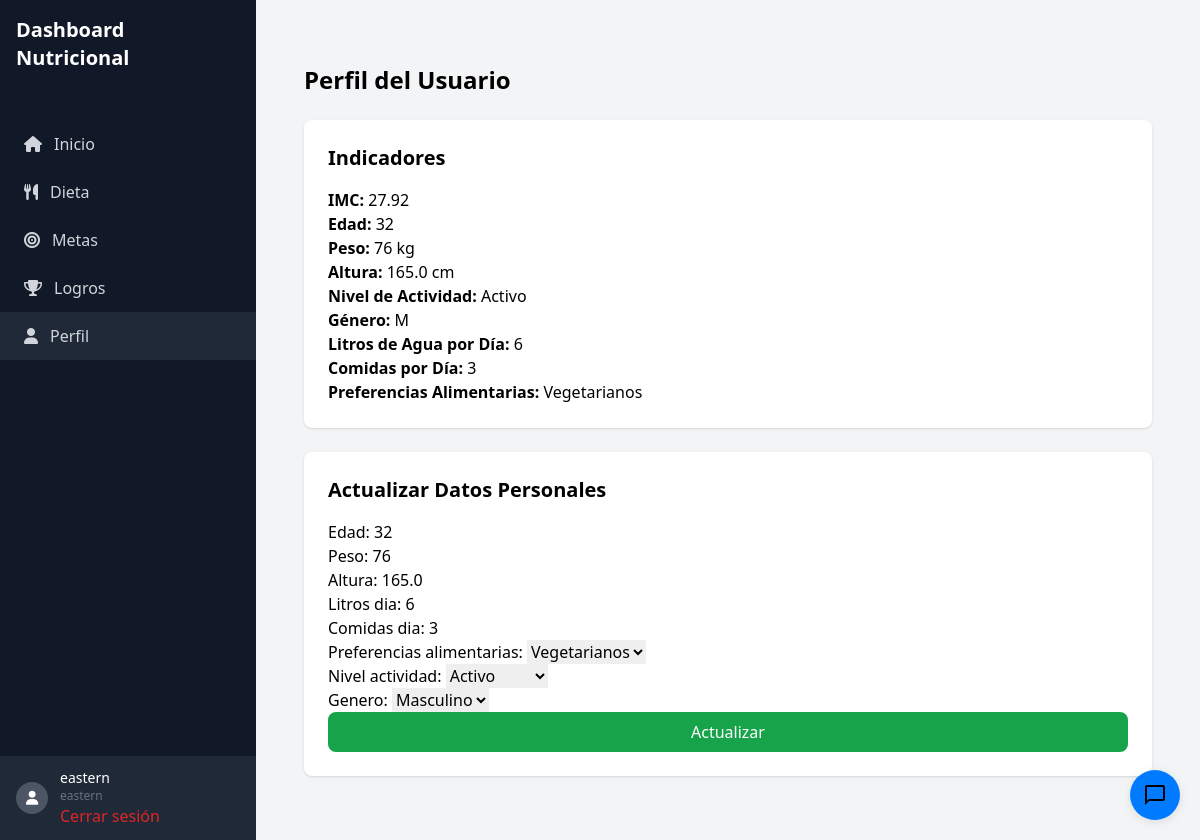
/perfil/ (signed in), run on the app's committed database.
### info_usuarios/models.py (models this page shows)
class info_usuario(models.Model):
    user = models.OneToOneField(User, on_delete=models.CASCADE)
    peso = models.IntegerField()
    edad = models.IntegerField()
    genero = models.CharField(max_length=1)
    altura = models.FloatField()
    litros_dia = models.IntegerField()
    comidas_dia = models.IntegerField()
    preferencias_alimentarias = models.CharField(max_length=200)
    nivel_actividad = models.IntegerField()
    primer_login = models.BooleanField(default=True)
    fecha_registro = models.DateField(auto_now_add=True)

### info_usuarios/views.py (the view)
# urls.py: path('perfil/', perfil_usuario, name="perfil_usuario"),
@login_required
def perfil_usuario(request):
    user_info = info_usuario.objects.get(user=request.user)
    if request.method == 'POST':
        form = UserProfileForm(request.POST, instance=user_info)
        if form.is_valid():
            form.save()
            return redirect('info_usuarios:perfil_usuario')
    else:
        form = UserProfileForm(instance=user_info)
    imc = user_info.peso / ((user_info.altura / 100) ** 2)
    return render(request, 'modulos/perfil_usuario.html', {
        'form': form,
        'user_info': user_info,
        'imc': imc,
    })

### templates/modulos/perfil_usuario.html (shortened to what this page needs)
{% extends 'base.html' %}
{% load static %}
{% block content %}
<div class="container mx-auto px-4 py-8">
    <h2 class="text-2xl font-bold mb-6">Perfil del Usuario</h2>
    <div class="bg-white rounded-lg shadow p-6">
        <h3 class="text-xl font-semibold mb-4">Indicadores</h3>
        <p><strong>IMC:</strong> {{ imc|floatformat:2 }}</p>
        <p><strong>Edad:</strong> {{ user_info.edad }}</p>
        <p><strong>Peso:</strong> {{ user_info.peso }} kg</p>
        <p><strong>Altura:</strong> {{ user_info.altura }} cm</p>
        <p><strong>Nivel de Actividad:</strong>
            {% if user_info.nivel_actividad == 1 %}
                Sedentario
            {% elif user_info.nivel_actividad == 2 %}
                Moderado
            {% elif user_info.nivel_actividad == 3 %}
                Activo
            {% endif %}
        </p>
        <p><strong>Género:</strong> {{ user_info.genero }}</p>
        <p><strong>Litros de Agua por Día:</strong> {{ user_info.litros_dia }}</p>
        <p><strong>Comidas por Día:</strong> {{ user_info.comidas_dia }}</p>
        <p><strong>Preferencias Alimentarias:</strong>
            {% if user_info.preferencias_alimentarias == "1" %}
                Vegetarianos
            {% elif user_info.preferencias_alimentarias == "2" %}
                Vegano
            {% elif user_info.preferencias_alimentarias == "3" %}
                Gluten-free
            {% elif user_info.preferencias_alimentarias == "4" %}
                Lactosa
            {% elif user_info.preferencias_alimentarias == "5" %}
                Ninguna
            {% endif %}
        </p>
    </div>
    <div class="bg-white rounded-lg shadow p-6 mt-6">
        <h3 class="text-xl font-semibold mb-4">Actualizar Datos Personales</h3>
        <form method="POST">
            {{ form.as_p }}
            <button type="submit" class="w-full bg-green-600 text-white py-2 px-4 rounded-lg hover:bg-green-700 transition-colors">
                Actualizar
            </button>
        </form>
    </div>
</div>
{% endblock %}

### templates/base.html (shortened to what this page needs)
{% load static %}
<!DOCTYPE html>
<html lang="es">
<head>
    <script src="https://cdn.tailwindcss.com"></script>
    <link rel="stylesheet" href="https://cdnjs.cloudflare.com/ajax/libs/font-awesome/6.0.0/css/all.min.css">
</head>
<body class="bg-gray-100">
    <div class="flex flex-col md:flex-row h-screen">
        <div class="w-full md:w-64 bg-gray-900 text-white">
            <div class="p-4">
                <h1 class="text-xl font-semibold">Dashboard Nutricional</h1>
            </div>
            <nav class="mt-8">
                <a href="{% url 'dieta:dashboard' %}"
                   class="flex items-center px-6 py-3 text-gray-300 hover:bg-gray-800 {% if request.resolver_match.url_name == 'dashboard' %}bg-gray-800{% endif %}">
                    <i class="fas fa-home mr-3"></i>
                    <span>Inicio</span>
                </a>
                <a href="{% url 'dieta:dieta' %}"
                   class="flex items-center px-6 py-3 text-gray-300 hover:bg-gray-800 {% if request.resolver_match.url_name == 'dieta' %}bg-gray-800{% endif %}">
                    <i class="fas fa-utensils mr-3"></i>
                    <span>Dieta</span>
                </a>
                <a href="{% url 'metas:metas' %}"
                   class="flex items-center px-6 py-3 text-gray-300 hover:bg-gray-800 {% if request.resolver_match.url_name == 'metas' %}bg-gray-800{% endif %}">
                    <i class="fas fa-bullseye mr-3"></i>
                    <span>Metas</span>
                </a>
                <a href="{% url 'logros:lista_logros' %}"
                   class="flex items-center px-6 py-3 text-gray-300 hover:bg-gray-800 {% if request.resolver_match.url_name == 'lista_logros' %}bg-gray-800{% endif %}">
                    <i class="fas fa-trophy mr-3"></i>
                    <span>Logros</span>
                </a>
                <a href="{% url 'info_usuarios:perfil_usuario' %}"
                   class="flex items-center px-6 py-3 text-gray-300 hover:bg-gray-800 {% if request.resolver_match.url_name == 'perfil_usuario' %}bg-gray-800{% endif %}">
                    <i class="fas fa-user mr-3"></i>
                    <span>Perfil</span>
                </a>
            </nav>
            <div class="absolute bottom-0 w-full md:w-64 bg-gray-800">
                <div class="flex items-center px-4 py-3">
                    <div class="w-8 h-8 rounded-full bg-gray-600 flex items-center justify-center">
                        <i class="fas fa-user text-sm"></i>
                    </div>
                    <div class="ml-3">
                        <p class="text-sm font-medium">{{ user.username }}</p>
                        <p class="text-xs text-gray-500">{{ user.username }}</p>
                        <a href="{% url 'logout' %}" class="text-red-600 hover:text-red-800">
                            Cerrar sesión
                        </a>
                    </div>
                </div>
            </div>
        </div>
        <div class="flex-1 flex flex-col overflow-hidden">
            <main class="flex-1 overflow-y-auto bg-gray-100 p-4 md:p-8">
                {% block content %}
                {% endblock content %}
            </main>
        </div>
    </div>
    <div class="chat-widget" id="chatWidget">
        <button class="chat-toggle" id="chatToggle">
            <svg class="chat-icon" viewBox="0 0 24 24">
                <path d="M20 2H4c-1.1 0-2 .9-2 2v18l4-4h14c1.1 0 2-.9 2-2V4c0-1.1-.9-2-2-2zm0 14H6l-2 2V4h16v12z"/>
            </svg>
        </button>
    </div>
</body>
</html>

### templates/base.html (style rules this page uses)
.chat-widget { position: fixed; bottom: 20px; right: 20px; z-index: 1000; }
.chat-toggle { display: flex; align-items: center; justify-content: center; width: 50px; height: 50px; background: #007bff; color: white; border: none; border-radius: 50%; cursor: pointer; box-shadow: 0 2px 10px rgba(0, 0, 0, 0.1); }
.chat-toggle svg { width: 24px; height: 24px; }

### data on the page
info_usuario: edad "32", peso "76", altura "165.0", genero "M", litros_dia "6", comidas_dia "3", preferencias_alimentarias "Vegetarianos", nivel_actividad "Activo", genero "Masculino"

### other printed values
{{ user.username }} "eastern"
{{ imc|floatformat:2 }} "27.92"
